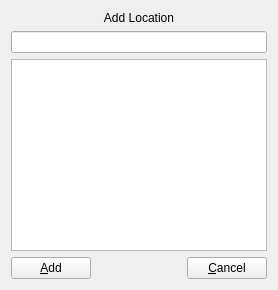
               <widget class="QWidget" name="page_8">
                <layout class="QVBoxLayout">
                 <item>
                  <widget class="QLabel" name="locationsEditAddLabel">
                   <property name="text">
                    <string>Add Location</string>
                   </property>
                   <property name="alignment">
                    <set>Qt::AlignCenter</set>
                   </property>
                  </widget>
                 </item>
                 <item>
                  <widget class="SearchEdit" name="locationsEditAddSearch"/>
                 </item>
                 <item>
                  <widget class="QListWidget" name="locationsEditAddList"/>
                 </item>
                 <item>
                  <layout class="QHBoxLayout">
                   <item>
                    <widget class="QPushButton" name="locationsEditSearchAdd">
                     <property name="text">
                      <string>&amp;Add</string>
                     </property>
                    </widget>
                   </item>
                   <item>
                    <spacer>
                     <property name="orientation">
                      <enum>Qt::Horizontal</enum>
                     </property>
                     <property name="sizeHint" stdset="0">
                      <size>
                       <width>40</width>
                       <height>20</height>
                      </size>
                     </property>
                    </spacer>
                   </item>
                   <item>
                    <widget class="QPushButton" name="locationsEditSearchCancel">
                     <property name="text">
                      <string>&amp;Cancel</string>
                     </property>
                    </widget>
                   </item>
                  </layout>
                 </item>
                </layout>
               </widget>
